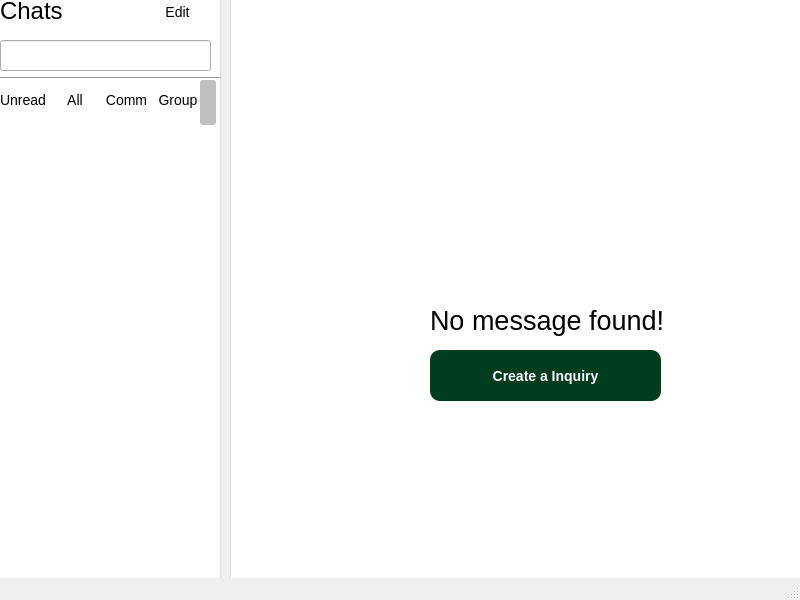
<?xml version="1.0" encoding="UTF-8"?>
<ui version="4.0">
 <class>MainWindow</class>
 <widget class="QMainWindow" name="MainWindow">
  <property name="geometry">
   <rect>
    <x>0</x>
    <y>0</y>
    <width>800</width>
    <height>600</height>
   </rect>
  </property>
  <property name="windowTitle">
   <string>MainWindow</string>
  </property>
  <widget class="QWidget" name="centralwidget">
   <widget class="QWidget" name="message_widget" native="true">
    <property name="geometry">
     <rect>
      <x>230</x>
      <y>-20</y>
      <width>621</width>
      <height>771</height>
     </rect>
    </property>
    <property name="styleSheet">
     <string notr="true">QWidget#message_widget {
    background-color: white;
    border-radius: 16px;
    border: 1px solid #e0e0e0;
    padding: 10px;
}
</string>
    </property>
    <widget class="QPushButton" name="create_inquiry">
     <property name="geometry">
      <rect>
       <x>200</x>
       <y>370</y>
       <width>231</width>
       <height>51</height>
      </rect>
     </property>
     <property name="styleSheet">
      <string notr="true">QPushButton#create_inquiry{
    background-color: #003d1f;          /* Dark green background */
    color: white;                       /* White text */
    font-weight: bold;                  /* Bold font */
    border: none;                       /* No default border */
    border-radius: 10px;                /* Rounded corners */
    padding: 8px 20px;                  /* Top/bottom + left/right padding */
    font-size: 14px;                    /* Slightly larger font */
}

QPushButton#create_inquiry:hover {
    background-color: #005a2e;          /* Lighter green on hover */
}

QPushButton#create_inquiry:pressed {
    background-color: #002d17;          /* Even darker green when pressed */
}
</string>
     </property>
     <property name="text">
      <string>Create a Inquiry</string>
     </property>
    </widget>
    <widget class="QLabel" name="label_8">
     <property name="geometry">
      <rect>
       <x>200</x>
       <y>310</y>
       <width>241</width>
       <height>61</height>
      </rect>
     </property>
     <property name="font">
      <font>
       <family>Arial</family>
       <pointsize>20</pointsize>
      </font>
     </property>
     <property name="text">
      <string>No message found!</string>
     </property>
    </widget>
   </widget>
   <widget class="QWidget" name="contact_info" native="true">
    <property name="geometry">
     <rect>
      <x>860</x>
      <y>-20</y>
      <width>221</width>
      <height>771</height>
     </rect>
    </property>
    <property name="styleSheet">
     <string notr="true">QWidget#contact_info {
    background-color: white;
    border-radius: 16px;
    border: 1px solid #e0e0e0;
    padding: 10px;
}
</string>
    </property>
    <widget class="QLabel" name="label_9">
     <property name="geometry">
      <rect>
       <x>10</x>
       <y>10</y>
       <width>181</width>
       <height>61</height>
      </rect>
     </property>
     <property name="font">
      <font>
       <family>Arial</family>
       <pointsize>18</pointsize>
      </font>
     </property>
     <property name="text">
      <string>Contact Info</string>
     </property>
    </widget>
    <widget class="Line" name="line_2">
     <property name="geometry">
      <rect>
       <x>0</x>
       <y>60</y>
       <width>221</width>
       <height>16</height>
      </rect>
     </property>
     <property name="orientation">
      <enum>Qt::Horizontal</enum>
     </property>
    </widget>
   </widget>
   <widget class="QWidget" name="chat_info" native="true">
    <property name="geometry">
     <rect>
      <x>-10</x>
      <y>-20</y>
      <width>231</width>
      <height>771</height>
     </rect>
    </property>
    <property name="styleSheet">
     <string notr="true">QWidget#chat_info {
    background-color: white;
    border-radius: 16px;
    border: 1px solid #e0e0e0;
    padding: 10px;
}
</string>
    </property>
    <widget class="QLabel" name="label_2">
     <property name="geometry">
      <rect>
       <x>10</x>
       <y>0</y>
       <width>91</width>
       <height>61</height>
      </rect>
     </property>
     <property name="font">
      <font>
       <family>Arial</family>
       <pointsize>18</pointsize>
      </font>
     </property>
     <property name="text">
      <string>Chats</string>
     </property>
    </widget>
    <widget class="QPushButton" name="push_edit">
     <property name="geometry">
      <rect>
       <x>150</x>
       <y>20</y>
       <width>75</width>
       <height>24</height>
      </rect>
     </property>
     <property name="styleSheet">
      <string notr="true">QPushButton#push_edit{
    color: black;                      
    border: none;                     
    border-radius: 5px;                        
    font-size: 14px;                   
}

QPushButton#push_edit:hover {
    background-color: #005a2e;          /* Lighter green on hover */
}

QPushButton#push_edit:pressed {
    background-color: #002d17;          /* Even darker green when pressed */
}
</string>
     </property>
     <property name="text">
      <string>Edit</string>
     </property>
    </widget>
    <widget class="QLineEdit" name="search_recipt">
     <property name="geometry">
      <rect>
       <x>10</x>
       <y>60</y>
       <width>211</width>
       <height>31</height>
      </rect>
     </property>
     <property name="styleSheet">
      <string notr="true">QLineEdit#search_bar {
    background-color: #f5f5f5;
    border: 1px solid #cfcfcf;
    border-radius: 15px;
    padding: 6px 12px;
    font-size: 13px;
}
</string>
     </property>
    </widget>
    <widget class="Line" name="line">
     <property name="geometry">
      <rect>
       <x>0</x>
       <y>90</y>
       <width>231</width>
       <height>16</height>
      </rect>
     </property>
     <property name="orientation">
      <enum>Qt::Horizontal</enum>
     </property>
    </widget>
    <widget class="QScrollBar" name="scroll_bar">
     <property name="geometry">
      <rect>
       <x>210</x>
       <y>100</y>
       <width>16</width>
       <height>501</height>
      </rect>
     </property>
     <property name="styleSheet">
      <string notr="true">QScrollBar:vertical {
    border: none;
    background: transparent;
    width: 6px;
    margin: 0px;
}

QScrollBar::handle:vertical {
    background: #c0c0c0;
    border-radius: 3px;
    min-height: 20px;
}

QScrollBar::add-line:vertical,
QScrollBar::sub-line:vertical {
    height: 0px;
}
</string>
     </property>
     <property name="orientation">
      <enum>Qt::Vertical</enum>
     </property>
    </widget>
    <widget class="QWidget" name="layoutWidget">
     <property name="geometry">
      <rect>
       <x>10</x>
       <y>110</y>
       <width>201</width>
       <height>21</height>
      </rect>
     </property>
     <layout class="QHBoxLayout" name="horizontalLayout">
      <item>
       <widget class="QPushButton" name="push_unread">
        <property name="styleSheet">
         <string notr="true">QPushButton#push_unread{
    color: black;                      
    border: none;                     
    border-radius: 5px;                        
    font-size: 14px;                   
}

QPushButton#push_unread:hover {
    background-color: #005a2e;          /* Lighter green on hover */
}

QPushButton#push_unread:pressed {
    background-color: #002d17;          /* Even darker green when pressed */
}
</string>
        </property>
        <property name="text">
         <string>Unread</string>
        </property>
       </widget>
      </item>
      <item>
       <widget class="QPushButton" name="push_all">
        <property name="styleSheet">
         <string notr="true">QPushButton#push_all{
    color: black;                      
    border: none;                     
    border-radius: 5px;                        
    font-size: 14px;                   
}

QPushButton#push_all:hover {
    background-color: #005a2e;          /* Lighter green on hover */
}

QPushButton#push_all:pressed {
    background-color: #002d17;          /* Even darker green when pressed */
}
</string>
        </property>
        <property name="text">
         <string>All</string>
        </property>
       </widget>
      </item>
      <item>
       <widget class="QPushButton" name="push_comm">
        <property name="styleSheet">
         <string notr="true">QPushButton#push_comm{
    color: black;                      
    border: none;                     
    border-radius: 5px;                        
    font-size: 14px;                   
}

QPushButton#push_comm:hover {
    background-color: #005a2e;          /* Lighter green on hover */
}

QPushButton#push_comm:pressed {
    background-color: #002d17;          /* Even darker green when pressed */
}
</string>
        </property>
        <property name="text">
         <string>Comm</string>
        </property>
       </widget>
      </item>
      <item>
       <widget class="QPushButton" name="push_group">
        <property name="styleSheet">
         <string notr="true">QPushButton#push_group{
    color: black;                      
    border: none;                     
    border-radius: 5px;                        
    font-size: 14px;                   
}

QPushButton#push_group:hover {
    background-color: #005a2e;          /* Lighter green on hover */
}

QPushButton#push_group:pressed {
    background-color: #002d17;          /* Even darker green when pressed */
}
</string>
        </property>
        <property name="text">
         <string>Group</string>
        </property>
       </widget>
      </item>
     </layout>
    </widget>
   </widget>
   <widget class="QLabel" name="msg_header">
    <property name="geometry">
     <rect>
      <x>0</x>
      <y>-80</y>
      <width>221</width>
      <height>61</height>
     </rect>
    </property>
    <property name="font">
     <font>
      <family>Arial</family>
      <pointsize>-1</pointsize>
      <bold>true</bold>
     </font>
    </property>
    <property name="styleSheet">
     <string notr="true">QLabel#msg_header {
    color: #084924;           /* Dark green text */
    font-size: 25px;          /* Large font */
    font-weight: bold;        /* Bold text */
    background-color: transparent;
}
</string>
    </property>
    <property name="text">
     <string>Messaging Center</string>
    </property>
   </widget>
  </widget>
  <widget class="QMenuBar" name="menubar">
   <property name="geometry">
    <rect>
     <x>0</x>
     <y>0</y>
     <width>800</width>
     <height>22</height>
    </rect>
   </property>
  </widget>
  <widget class="QStatusBar" name="statusbar"/>
 </widget>
 <resources/>
 <connections/>
</ui>
